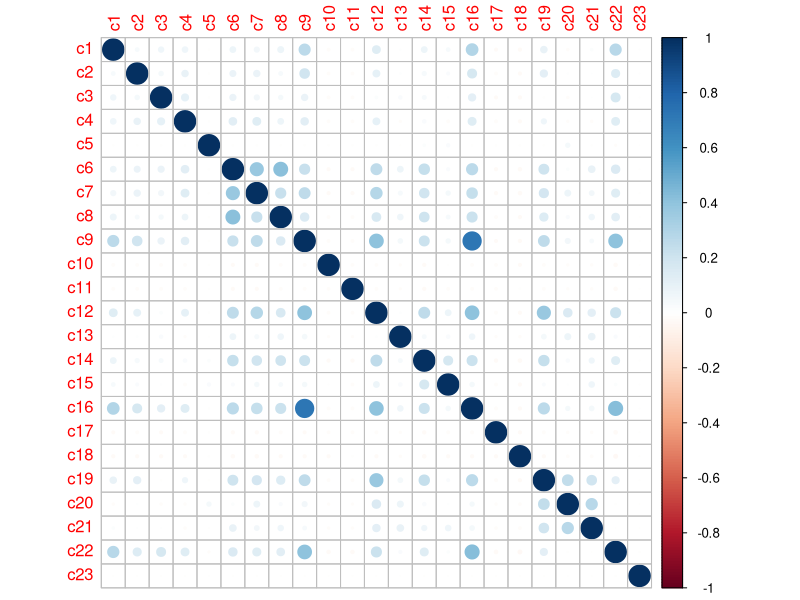
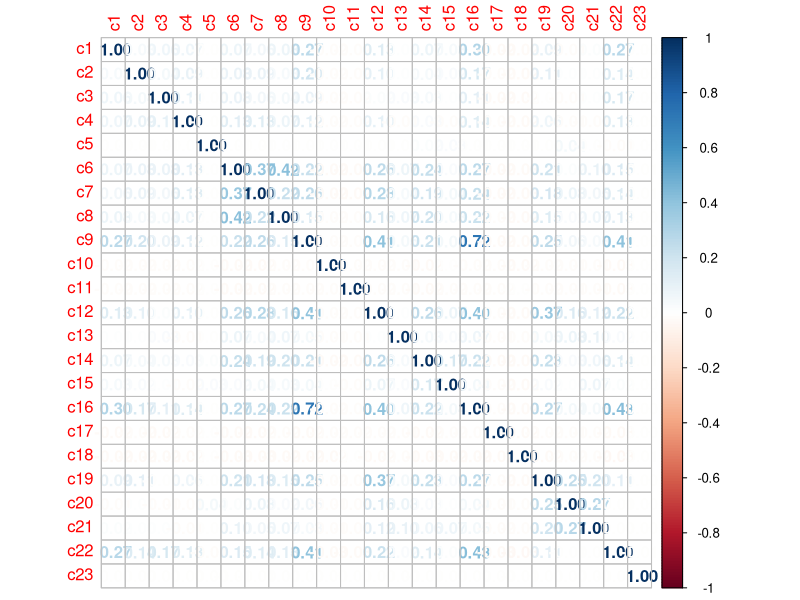
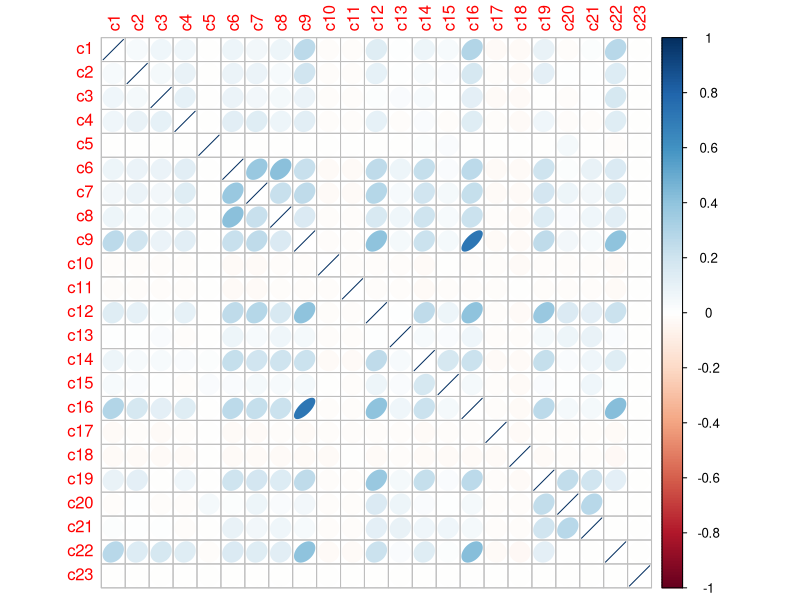

The R source for these figures, in order:
## ---- chunk 1
library(dplyr)
library(tidyr)

awards_df <- read.csv("Awards_File.csv",stringsAsFactors=F)
awards_modified <- awards_df[,c(1,3,4,6)]
head(awards_modified)
awards_modified <- awards_modified %>%
  group_by(movie_id,year,category_id) %>%
  summarise(won=max(won))
awards_re_modified <- spread((awards_modified),category_id,won)
head(awards_re_modified)
award_categories <- unique(data.frame(category_id=awards_df$category_id,category_name=awards_df$category_name))
rownames(award_categories) <- NULL
names(awards_re_modified) <- c("movie_id", "year",  "c1",  "c2",  "c3",  "c4",  "c5", "c6",  "c7",  "c8",  "c9", "c10", "c11", "c12",
                               "c13", "c14", "c15","c16", "c17", "c18", "c19", "c20", "c21", "c22", "c23")
## ---- chunk 2
awards_mod <- awards_re_modified #create new var to preserve original
awards_mod[is.na(awards_mod)] <- 0 #set NA = 0
## ---- chunk 3

library(corrplot)
W <- cor(awards_mod[3:25]) #correlate c1:c23
corrplot(W, method = "circle")
## ---- chunk 4
corrplot(W, method = "number")
## ---- chunk 5
corrplot(W, method = "ellipse")
